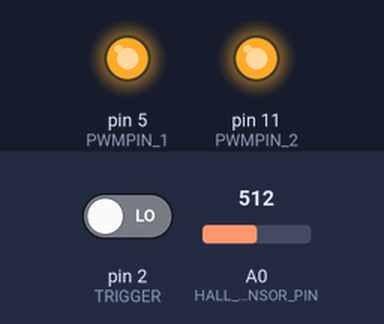
Bench run of a sketch on a simulated Arduino Uno, built with avr-gcc and run on an emulated ATmega328P. Parts: output pins drawn as LEDs (lit = HIGH). The test bench sets the inputs (shaded band); at power-on: pin 2 (TRIGGER) LOW, A0 (HALL_SENSOR_PIN) = 512. What the sketch prints to the serial monitor is not drawn.

Above: at 1.3 s.
1.4 s: pin 2 (TRIGGER) driven HIGH
4.4 s: A0 (HALL_SENSOR_PIN) set to 716
At 4.95 s:
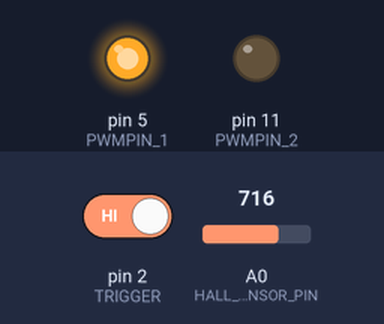
7.4 s: A0 (HALL_SENSOR_PIN) set to 610
10.4 s: A0 (HALL_SENSOR_PIN) set to 591
Timing chart, 0 to 12.9 s (numbered marks = the images above; inputs shaded):
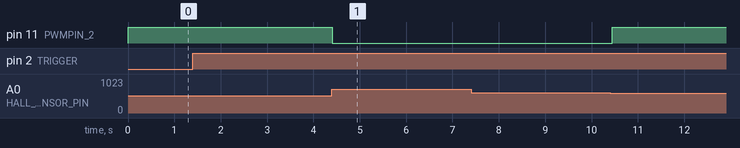

The sketch:

TF_Coil_PID.ino
```cpp
// ******************************************************
//  Written by Luke Pan z5420133
//  Program to test H-bridge and moonitor PID controller
//  - Atomcraft
//
// ******************************************************

// PIN Constants and Definitions
constexpr int TRIGGER = 2;
constexpr int PWMPIN_1 = 5;
constexpr int PWMPIN_2 = 11;
constexpr float MAX_CURRENT = 0.8;
constexpr int HALL_SENSOR_PIN = A0;

// Hall sensor variables
int sensorOffset =  0;

// Set PWM frequency/period (microsecs) and duty cycle for the TF coil
float dutyCycle = 0;

// Declare PID variables
float error = 0;
float errorSum = 0;
float errorDif = 0;
float oldError = 0;

float rawVal = 0;
float currentVal = 0;
float currentValDamped = 0;
float refVal = 0;

float kp = 5;
float ki = 0.00010;
float kd = 0;

float sampTimeBegin = 0;
float sampTimeEnd = 0;
float sampPeriod = 0;

int executePulse = 0;
int pulseStarted = 0;
int pulseTimeStart = 0;
int pulseTime = 0;

int timeStep = 0;
int oldTimeStep = 0;

// Declare data logging array
constexpr unsigned int MAX_ARRAY_SIZE = 50;
float currentData[MAX_ARRAY_SIZE];
float PWMData[MAX_ARRAY_SIZE];

// Debugging variables
int count = 0;
bool setTrigger = false;

// Setup
void setup() {
  Serial.begin(115200);

  // Set pin modes
  pinMode (TRIGGER, INPUT);      // Button to start pulse
  pinMode (PWMPIN_1, OUTPUT);    // Timer 2 "B" output: OC2B
  pinMode (PWMPIN_2, OUTPUT);    // Timer 2 "A" output: OC2A

  // Set OC2A on Compare Match when up-counting.
  // Clear OC2B on Compare Match when up-counting.
  // Some bit-selecting to configure the off phase PWM signals on the arduino (need to use two timers)
  TCCR2A = bit (WGM20) | bit (COM2B1) | bit (COM2A1) | bit (COM2A0);
  TCCR2B = bit (CS10);         // phase correct PWM, prescaler of 8

  TCCR0A = bit (WGM20) | bit (COM2B1) | bit (COM2A1) | bit (COM2A0);
  TCCR0B = bit (CS10);         // phase correct PWM, prescaler of 8
  // Inverts signal (i think??)
  TCCR0A = 0b10110000 | (TCCR0A & 0b00001111);

  // Calibrate sensor
  sensorOffset = calibrateHallSensor();
  Serial.println("Running...");
}

// Enable PWM output for the TF coil
void loop() {
  // Get current measurement and convert
  rawVal = (analogRead(HALL_SENSOR_PIN) - sensorOffset);
  //currentVal = -(((rawVal - 512) / 1024) * 5.0 / 0.186);
  currentVal = -(((rawVal - 380) / 760) * 3.3 / 0.0624); // Gains for the On-Board H-bridge current sensor
  currentValDamped =  currentVal;

  // Set reference current
  executePulse = digitalRead(TRIGGER);
  if (executePulse == HIGH & pulseStarted == LOW) {
    pulseTimeStart = millis() / 32; // We modified timer so need to adjust millis
    pulseStarted = HIGH;
    count = 0;
  }
  if (pulseStarted == HIGH) {
    pulseTime = (millis() / 32 - pulseTimeStart);
    currentData[count] = currentValDamped;
    PWMData[count] = dutyCycle;
    count++;
  }

  if ((pulseTime < 25) && (pulseStarted == HIGH)) {
    refVal = pulseTime * MAX_CURRENT/25;
  } else if ((pulseTime < 475) && (pulseStarted == HIGH)) {
    refVal = MAX_CURRENT;
  } else if ((pulseTime < 500) && (pulseStarted == HIGH)) {
    refVal = MAX_CURRENT - (pulseTime - 475) * MAX_CURRENT/50;
  } else if ((pulseTime >= 500) && (pulseStarted == HIGH)) {
    pulseStarted = LOW;
    refVal = 0;
    Serial.print(currentData[0]);
    for (int i = 0; i < MAX_ARRAY_SIZE; i++) {
      Serial.print(i);
      Serial.print(", ");

      Serial.print(", ");
      Serial.println(PWMData[i]);
    }
    count = 0;
  } else {
    refVal = 0;
  }

  sampTimeEnd = micros();
  sampPeriod = sampTimeEnd - sampTimeBegin;
  sampTimeBegin = micros(); // Do not leave for over 8mins

  // Calculate errors
  error = refVal - currentValDamped;
  if (pulseStarted == HIGH) {
    errorSum += error;
    errorSum = constrain(errorSum, -100, 100);
  } else {
    errorSum = 0;
  }

  errorDif = error - oldError;

  // Calculate gains and output
  dutyCycle = (kp * error) + (ki * errorSum * sampPeriod) + (kd * errorDif / sampPeriod);
  dutyCycle = constrain(dutyCycle, 0, 127);

  // Send output
  //dutyCycle = 127;
  if (refVal == 0) {
    OCR2A = byte(0);
    OCR2B = byte(0);

    OCR0A = byte(0);
    OCR0B = byte(0);     // keep off
  } else {
    OCR2A = byte(dutyCycle + 128);           // duty cycle out of 255
    OCR2B = 255 - byte(dutyCycle + 128);     // duty cycle out of 255

    OCR0A = byte(dutyCycle + 128);           // duty cycle out of 255
    OCR0B = 255 - byte(dutyCycle + 128);     // duty cycle out of 255
  }

  // Calculate next PID step values
  oldError = error;

  // Debugging
  // Serial.println(count);
  // Serial.print(currentValDamped, 8);
  // Serial.print(", ");
  // Serial.print(refVal, 8);
  // Serial.print(", ");
  // Serial.print(kp * error, 8);
  // Serial.print(", ");
  // Serial.print(ki * errorSum * sampPeriod, 8);
  // Serial.print(", ");
  // Serial.print(kd * errorDif / sampPeriod, 8);
  // Serial.print(", ");
  // Serial.print(count);
  // Serial.print(", ");
  // Serial.print(refVal, 8);
  // Serial.print(", ");
  // Serial.println(dutyCycle);
}

double calibrateHallSensor() {
  double sensorOffset = 0;
  short numSamples = 30;
  for (int i = 0; i < numSamples; i++) {
    //sensorOffset = sensorOffset + analogRead(HALL_SENSOR_PIN) - 512;
    sensorOffset = sensorOffset + analogRead(HALL_SENSOR_PIN) - 380;
    delay(100);
    Serial.println("Calibrating...");
  }
  return sensorOffset / numSamples;
}

int getTargetValue(int targetCurrentArray[], int pulseTime) {
  if (pulseTime < MAX_ARRAY_SIZE) {
    return -1;
  } else {
    return targetCurrentArray[pulseTime];
  }
}
```
